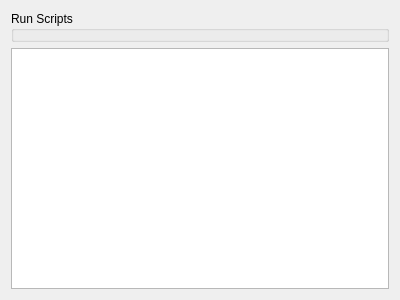
<?xml version="1.0" encoding="UTF-8"?>
<ui version="4.0">
 <class>RunScriptsPage</class>
 <widget class="QWidget" name="RunScriptsPage">
  <property name="geometry">
   <rect>
    <x>0</x>
    <y>0</y>
    <width>400</width>
    <height>300</height>
   </rect>
  </property>
  <property name="windowTitle">
   <string>Form</string>
  </property>
  <layout class="QVBoxLayout" name="verticalLayout">
   <item>
    <widget class="QGroupBox" name="buttonBox">
     <property name="title">
      <string>Run Scripts</string>
     </property>
    </widget>
   </item>
   <item>
    <widget class="QPlainTextEdit" name="log">
     <property name="readOnly">
      <bool>true</bool>
     </property>
    </widget>
   </item>
  </layout>
 </widget>
 <resources/>
 <connections/>
</ui>
